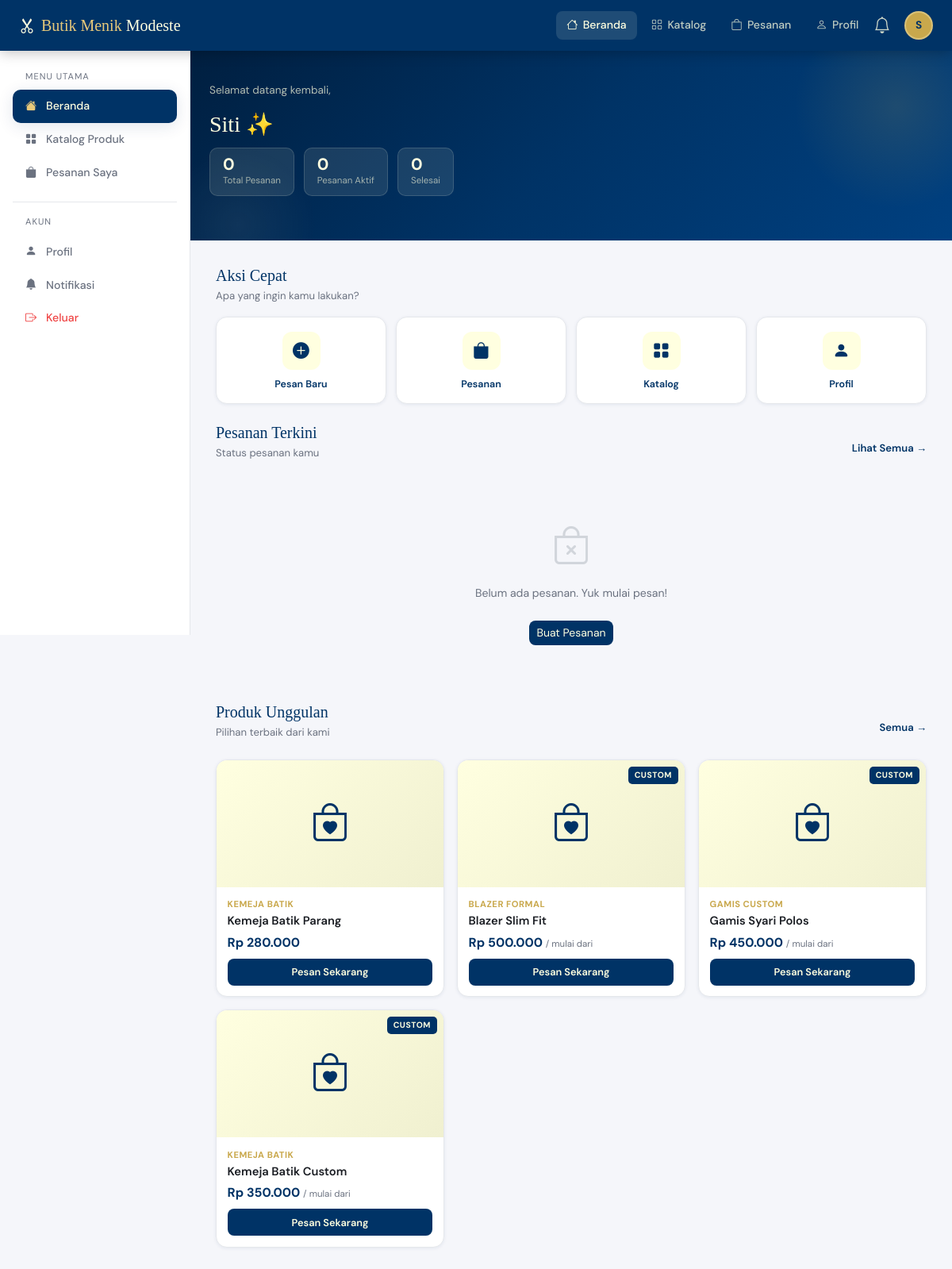
/modules/customer/dashboard.php (signed in), run on the app's committed database.
### tables this page shows
CREATE TABLE products (
    id           INT UNSIGNED AUTO_INCREMENT PRIMARY KEY,
    category_id  SMALLINT UNSIGNED,
    name         VARCHAR(150) NOT NULL,
    description  TEXT,
    base_price   DECIMAL(12,2) NOT NULL DEFAULT 0,
    image        VARCHAR(255),
    is_custom    TINYINT(1) NOT NULL DEFAULT 0,    
    is_active    TINYINT(1) NOT NULL DEFAULT 1,
    created_at   DATETIME NOT NULL DEFAULT CURRENT_TIMESTAMP,
    FOREIGN KEY (category_id) REFERENCES product_categories(id) ON DELETE SET NULL
);

CREATE TABLE product_categories (
    id    SMALLINT UNSIGNED AUTO_INCREMENT PRIMARY KEY,
    name  VARCHAR(80) NOT NULL,
    slug  VARCHAR(80) NOT NULL UNIQUE
);

### includes/auth.php (called while the page is built, shortened)
<?php
require_once __DIR__ . '/../config/db.php';
function currentUser(): ?array {
    return $_SESSION['user'] ?? null;
}

### config/db.php (called while the page is built, shortened)
<?php
function db(): PDO {
    static $pdo = null;
    if ($pdo === null) {
        $dsn = sprintf('mysql:host=%s;dbname=%s;charset=%s', DB_HOST, DB_NAME, DB_CHAR);
        $pdo = new PDO($dsn, DB_USER, DB_PASS, [
            PDO::ATTR_ERRMODE            => PDO::ERRMODE_EXCEPTION,
            PDO::ATTR_DEFAULT_FETCH_MODE => PDO::FETCH_ASSOC,
            PDO::ATTR_EMULATE_PREPARES   => false,
        ]);
    }
    return $pdo;
}

### modules/customer/dashboard.php (the view, shortened to what this page needs)
<?php
require_once __DIR__ . '/../../includes/auth.php';
$user = currentUser();
$ordStmt = db()->prepare(
    'SELECT o.order_code, o.status, o.total_price, o.dp_amount, o.created_at, o.pickup_date,
            p.name AS product_name
     FROM orders o
     LEFT JOIN products p ON o.product_id = p.id
     WHERE o.customer_id = ?
     ORDER BY o.created_at DESC LIMIT 6'
);
$ordStmt->execute([$user['id']]);
$orders = $ordStmt->fetchAll();
$catStmt = db()->query(
    'SELECT pr.*, pc.name AS category_name
     FROM products pr
     LEFT JOIN product_categories pc ON pr.category_id = pc.id
     WHERE pr.is_active = 1 ORDER BY pr.id DESC LIMIT 12'
);
$products = $catStmt->fetchAll();
?>
<!DOCTYPE html>
<html lang="id">
<head>
<link href="https://cdn.jsdelivr.net/npm/bootstrap@5.3.3/dist/css/bootstrap.min.css" rel="stylesheet">
<link href="https://cdn.jsdelivr.net/npm/bootstrap-icons@1.11.3/font/bootstrap-icons.css" rel="stylesheet">
</head>
<body>
<nav class="top-nav">
  <div class="brand"><i class="bi bi-scissors me-2"></i><span>Butik Menik</span> Modeste</div>
  <div class="nav-links d-none d-lg-flex">
    <a href="#" class="active" data-section="home"    onclick="showSection('home',this)">   <i class="bi bi-house"></i>Beranda</a>
    <a href="#" data-section="catalog"  onclick="showSection('catalog',this)"> <i class="bi bi-grid"></i>Katalog</a>
    <a href="#" data-section="orders"   onclick="showSection('orders',this)">  <i class="bi bi-bag"></i>Pesanan</a>
    <a href="#" data-section="profile"  onclick="showSection('profile',this)"> <i class="bi bi-person"></i>Profil</a>
  </div>
  <div class="nav-actions ms-auto">
    <button class="notif-btn" onclick="showSection('notifications',this)" title="Notifikasi">
      <i class="bi bi-bell"></i>
    </button>
    <a href="?section=profile" class="avatar-nav" onclick="showSection('profile',this)">
      <?= strtoupper(mb_substr($user['name'], 0, 1)) ?>
    </a>
  </div>
</nav>
<div class="desktop-layout">
  <aside class="sidebar">
    <p class="sidebar-section-label">Menu Utama</p>
    <ul class="sidebar-nav">
      <li><a href="#" class="active" data-section="home"   onclick="showSection('home',this)">   <i class="bi bi-house-fill"></i>Beranda</a></li>
      <li><a href="#" data-section="catalog"  onclick="showSection('catalog',this)"> <i class="bi bi-grid-fill"></i>Katalog Produk</a></li>
      <li><a href="#" data-section="orders"   onclick="showSection('orders',this)">  <i class="bi bi-bag-fill"></i>Pesanan Saya</a></li>
    </ul>
    <div class="sidebar-divider"></div>
    <p class="sidebar-section-label">Akun</p>
    <ul class="sidebar-nav">
      <li><a href="#" data-section="profile"       onclick="showSection('profile',this)">      <i class="bi bi-person-fill"></i>Profil</a></li>
      <li><a href="#" data-section="notifications" onclick="showSection('notifications',this)"><i class="bi bi-bell-fill"></i>Notifikasi </a></li>
      <li><button onclick="confirmLogout()" style="color:#ef4444"><i class="bi bi-box-arrow-right"></i>Keluar</button></li>
    </ul>
  </aside>
  <main>
    <div id="hero-section" class="hero-banner fade-up">
      <?php
        $totalOrders   = count($orders);
        $activeOrders  = count(array_filter($orders, fn($o) => !in_array($o['status'],['selesai','dibatalkan'])));
        $selesaiOrders = count(array_filter($orders, fn($o) => $o['status'] === 'selesai'));
      ?>
      <p class="hero-greeting">Selamat datang kembali,</p>
      <h1 class="hero-name"><?= htmlspecialchars(explode(' ', $user['name'])[0]) ?> <span>✨</span></h1>
      <div class="hero-stats">
        <div class="hero-stat fade-up delay-1">
          <div class="stat-val"><?= $totalOrders ?></div>
          <div class="stat-lbl">Total Pesanan</div>
        </div>
        <div class="hero-stat fade-up delay-2">
          <div class="stat-val"><?= $activeOrders ?></div>
          <div class="stat-lbl">Pesanan Aktif</div>
        </div>
        <div class="hero-stat fade-up delay-3">
          <div class="stat-val"><?= $selesaiOrders ?></div>
          <div class="stat-lbl">Selesai</div>
        </div>
      </div>
    </div>
    <div class="main-content">
      <section id="section-home" class="content-section active">
        <div class="mb-4 fade-up delay-1">
          <h2 class="section-title">Aksi Cepat</h2>
          <p class="section-subtitle mb-3">Apa yang ingin kamu lakukan?</p>
          <div class="quick-actions">
            <a href="new-order.php" class="qa-card">
              <div class="qa-icon"><i class="bi bi-plus-circle-fill"></i></div>
              <div class="qa-label">Pesan Baru</div>
            </a>
            <a href="#" class="qa-card" onclick="showSection('orders',null)">
              <div class="qa-icon"><i class="bi bi-bag-fill"></i></div>
              <div class="qa-label">Pesanan</div>
            </a>
            <a href="#" class="qa-card" onclick="showSection('catalog',null)">
              <div class="qa-icon"><i class="bi bi-grid-fill"></i></div>
              <div class="qa-label">Katalog</div>
            </a>
            <a href="#" class="qa-card" onclick="showSection('profile',null)">
              <div class="qa-icon"><i class="bi bi-person-fill"></i></div>
              <div class="qa-label">Profil</div>
            </a>
          </div>
        </div>
        <div class="fade-up delay-2">
          <div class="d-flex align-items-center justify-content-between mb-2">
            <div>
              <h2 class="section-title">Pesanan Terkini</h2>
              <p class="section-subtitle">Status pesanan kamu</p>
            </div>
            <a href="#" class="text-decoration-none" style="font-size:.82rem;color:var(--navy);font-weight:600" onclick="showSection('orders',null)">Lihat Semua →</a>
          </div>
          <?php if (empty($orders)): ?>
          <div class="empty-state">
            <i class="bi bi-bag-x"></i>
            <p>Belum ada pesanan. Yuk mulai pesan!</p>
            <a href="new-order.php" class="btn btn-sm mt-2" style="background:var(--navy);color:var(--ivory);border-radius:8px">Buat Pesanan</a>
          </div>
          <?php endif; ?>
        </div>
        <div class="mt-4 fade-up delay-3">
          <div class="d-flex align-items-center justify-content-between mb-2">
            <div>
              <h2 class="section-title">Produk Unggulan</h2>
              <p class="section-subtitle">Pilihan terbaik dari kami</p>
            </div>
            <a href="#" class="text-decoration-none" style="font-size:.82rem;color:var(--navy);font-weight:600" onclick="showSection('catalog',null)">Semua →</a>
          </div>
          <div class="catalog-grid">
          <?php foreach (array_slice($products, 0, 4) as $p): ?>
            <div class="product-card" onclick="openProduct(<?= $p['id'] ?>)">
              <div class="product-thumb">
                <?php if ($p['image']): ?>
                  <img src="<?= htmlspecialchars(APP_URL.'/uploads/'.$p['image']) ?>" alt="">
                <?php else: ?>
                  <i class="bi bi-bag-heart"></i>
                <?php endif; ?>
                <?php if ($p['is_custom']): ?>
                  <span class="product-custom-badge">Custom</span>
                <?php endif; ?>
              </div>
              <div class="product-info">
                <div class="product-cat"><?= htmlspecialchars($p['category_name'] ?? '') ?></div>
                <div class="product-name"><?= htmlspecialchars($p['name']) ?></div>
                <div class="product-price">Rp <?= number_format($p['base_price'],0,',','.') ?> <?php if($p['is_custom']): ?><small>/ mulai dari</small><?php endif; ?></div>
                <button class="btn-order" onclick="event.stopPropagation();pesan(<?= $p['id'] ?>)">Pesan Sekarang</button>
              </div>
            </div>
          <?php endforeach; ?>
          </div>
        </div>
      </section>
    </div>
  </main>
</div>
</body>
</html>

### data on the page
products: category.name "KEMEJA BATIK", name "Kemeja Batik Parang", base_price "280.000"
products: is_custom "CUSTOM", category.name "BLAZER FORMAL", name "Blazer Slim Fit", base_price "500.000"
products: is_custom "CUSTOM", category.name "GAMIS CUSTOM", name "Gamis Syari Polos", base_price "450.000"
products: is_custom "CUSTOM", category.name "KEMEJA BATIK", name "Kemeja Batik Custom", base_price "350.000"

### other printed values
mb_substr($user['name'], 0, 1) "S"
explode(' ', $user['name'])[0] "Siti"
$totalOrders "0"
$activeOrders "0"
$selesaiOrders "0"
